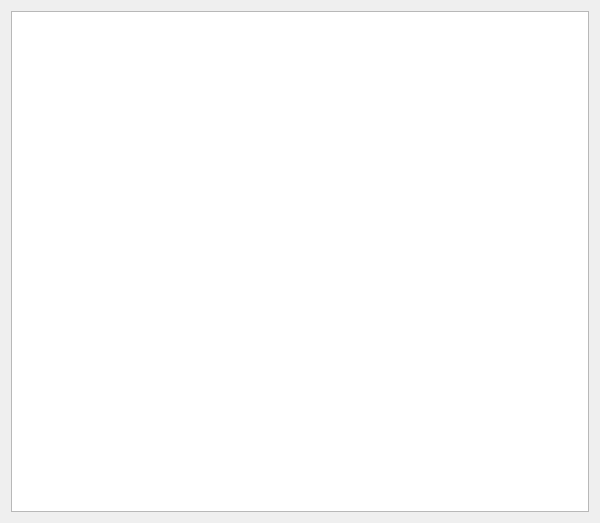
<?xml version="1.0" encoding="UTF-8"?>
<ui version="4.0">
 <class>showTrain</class>
 <widget class="QDialog" name="showTrain">
  <property name="geometry">
   <rect>
    <x>0</x>
    <y>0</y>
    <width>600</width>
    <height>523</height>
   </rect>
  </property>
  <property name="windowTitle">
   <string>Dialog</string>
  </property>
  <layout class="QGridLayout" name="gridLayout">
   <item row="0" column="0">
    <widget class="QListWidget" name="trainListWidget"/>
   </item>
  </layout>
 </widget>
 <resources/>
 <connections/>
</ui>
